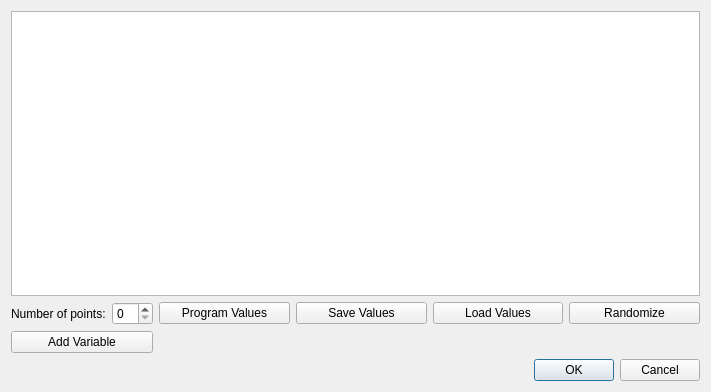
<?xml version="1.0" encoding="UTF-8"?>
<ui version="4.0">
 <class>ramp1dScan</class>
 <widget class="QDialog" name="ramp1dScan">
  <property name="geometry">
   <rect>
    <x>0</x>
    <y>0</y>
    <width>711</width>
    <height>392</height>
   </rect>
  </property>
  <property name="windowTitle">
   <string>Ramp 1D Scan Generator</string>
  </property>
  <layout class="QGridLayout" name="gridLayout_2">
   <item row="0" column="0">
    <layout class="QGridLayout" name="gridLayout">
     <item row="1" column="1">
      <widget class="QPushButton" name="pushProgramValues">
       <property name="text">
        <string>Program Values</string>
       </property>
      </widget>
     </item>
     <item row="2" column="0">
      <widget class="QPushButton" name="pushAdd">
       <property name="text">
        <string>Add Variable</string>
       </property>
      </widget>
     </item>
     <item row="1" column="0">
      <layout class="QHBoxLayout" name="horizontalLayout">
       <item>
        <widget class="QLabel" name="label">
         <property name="text">
          <string>Number of points:</string>
         </property>
        </widget>
       </item>
       <item>
        <widget class="QSpinBox" name="spinNumPoints"/>
       </item>
      </layout>
     </item>
     <item row="1" column="2">
      <widget class="QPushButton" name="pushSave">
       <property name="text">
        <string>Save Values</string>
       </property>
      </widget>
     </item>
     <item row="1" column="3">
      <widget class="QPushButton" name="pushButton">
       <property name="text">
        <string>Load Values</string>
       </property>
      </widget>
     </item>
     <item row="1" column="4">
      <widget class="QPushButton" name="pushRandomize">
       <property name="text">
        <string>Randomize</string>
       </property>
      </widget>
     </item>
     <item row="0" column="0" colspan="5">
      <widget class="QTableWidget" name="tableScanPoints"/>
     </item>
    </layout>
   </item>
   <item row="1" column="0">
    <widget class="QDialogButtonBox" name="buttonBox">
     <property name="orientation">
      <enum>Qt::Horizontal</enum>
     </property>
     <property name="standardButtons">
      <set>QDialogButtonBox::Cancel|QDialogButtonBox::Ok</set>
     </property>
    </widget>
   </item>
  </layout>
 </widget>
 <resources/>
 <connections>
  <connection>
   <sender>buttonBox</sender>
   <signal>accepted()</signal>
   <receiver>ramp1dScan</receiver>
   <slot>accept()</slot>
   <hints>
    <hint type="sourcelabel">
     <x>227</x>
     <y>506</y>
    </hint>
    <hint type="destinationlabel">
     <x>157</x>
     <y>274</y>
    </hint>
   </hints>
  </connection>
  <connection>
   <sender>buttonBox</sender>
   <signal>rejected()</signal>
   <receiver>ramp1dScan</receiver>
   <slot>reject()</slot>
   <hints>
    <hint type="sourcelabel">
     <x>295</x>
     <y>512</y>
    </hint>
    <hint type="destinationlabel">
     <x>286</x>
     <y>274</y>
    </hint>
   </hints>
  </connection>
  <connection>
   <sender>spinNumPoints</sender>
   <signal>valueChanged(int)</signal>
   <receiver>ramp1dScan</receiver>
   <slot>handleNumPointsChanged()</slot>
   <hints>
    <hint type="sourcelabel">
     <x>391</x>
     <y>383</y>
    </hint>
    <hint type="destinationlabel">
     <x>667</x>
     <y>444</y>
    </hint>
   </hints>
  </connection>
  <connection>
   <sender>pushAdd</sender>
   <signal>clicked()</signal>
   <receiver>ramp1dScan</receiver>
   <slot>handleAddClicked()</slot>
   <hints>
    <hint type="sourcelabel">
     <x>204</x>
     <y>414</y>
    </hint>
    <hint type="destinationlabel">
     <x>396</x>
     <y>472</y>
    </hint>
   </hints>
  </connection>
  <connection>
   <sender>pushProgramValues</sender>
   <signal>clicked()</signal>
   <receiver>ramp1dScan</receiver>
   <slot>handleProgramValues()</slot>
   <hints>
    <hint type="sourcelabel">
     <x>612</x>
     <y>408</y>
    </hint>
    <hint type="destinationlabel">
     <x>666</x>
     <y>483</y>
    </hint>
   </hints>
  </connection>
  <connection>
   <sender>pushRandomize</sender>
   <signal>clicked()</signal>
   <receiver>ramp1dScan</receiver>
   <slot>handleRandomizeClicked()</slot>
   <hints>
    <hint type="sourcelabel">
     <x>119</x>
     <y>448</y>
    </hint>
    <hint type="destinationlabel">
     <x>5</x>
     <y>451</y>
    </hint>
   </hints>
  </connection>
  <connection>
   <sender>pushSave</sender>
   <signal>clicked()</signal>
   <receiver>ramp1dScan</receiver>
   <slot>handleSaveClicked()</slot>
   <hints>
    <hint type="sourcelabel">
     <x>510</x>
     <y>445</y>
    </hint>
    <hint type="destinationlabel">
     <x>666</x>
     <y>402</y>
    </hint>
   </hints>
  </connection>
  <connection>
   <sender>pushButton</sender>
   <signal>clicked()</signal>
   <receiver>ramp1dScan</receiver>
   <slot>handleLoadClicked()</slot>
   <hints>
    <hint type="sourcelabel">
     <x>572</x>
     <y>478</y>
    </hint>
    <hint type="destinationlabel">
     <x>5</x>
     <y>485</y>
    </hint>
   </hints>
  </connection>
 </connections>
 <slots>
  <slot>handleNumPointsChanged()</slot>
  <slot>handleAddClicked()</slot>
  <slot>handleProgramValues()</slot>
  <slot>handleRandomizeClicked()</slot>
  <slot>handleSaveClicked()</slot>
  <slot>handleLoadClicked()</slot>
 </slots>
</ui>
